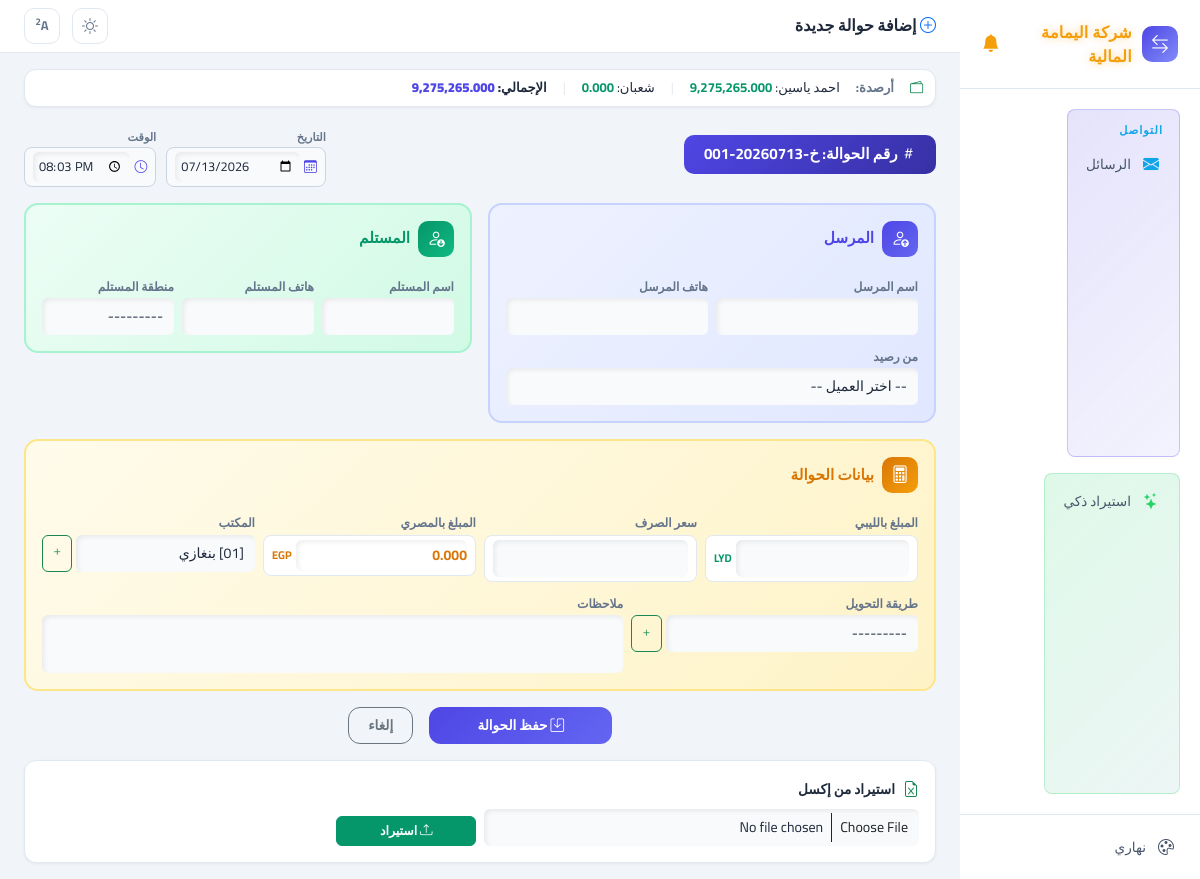
/transactions/add/, run on an earlier commit of the app's database.
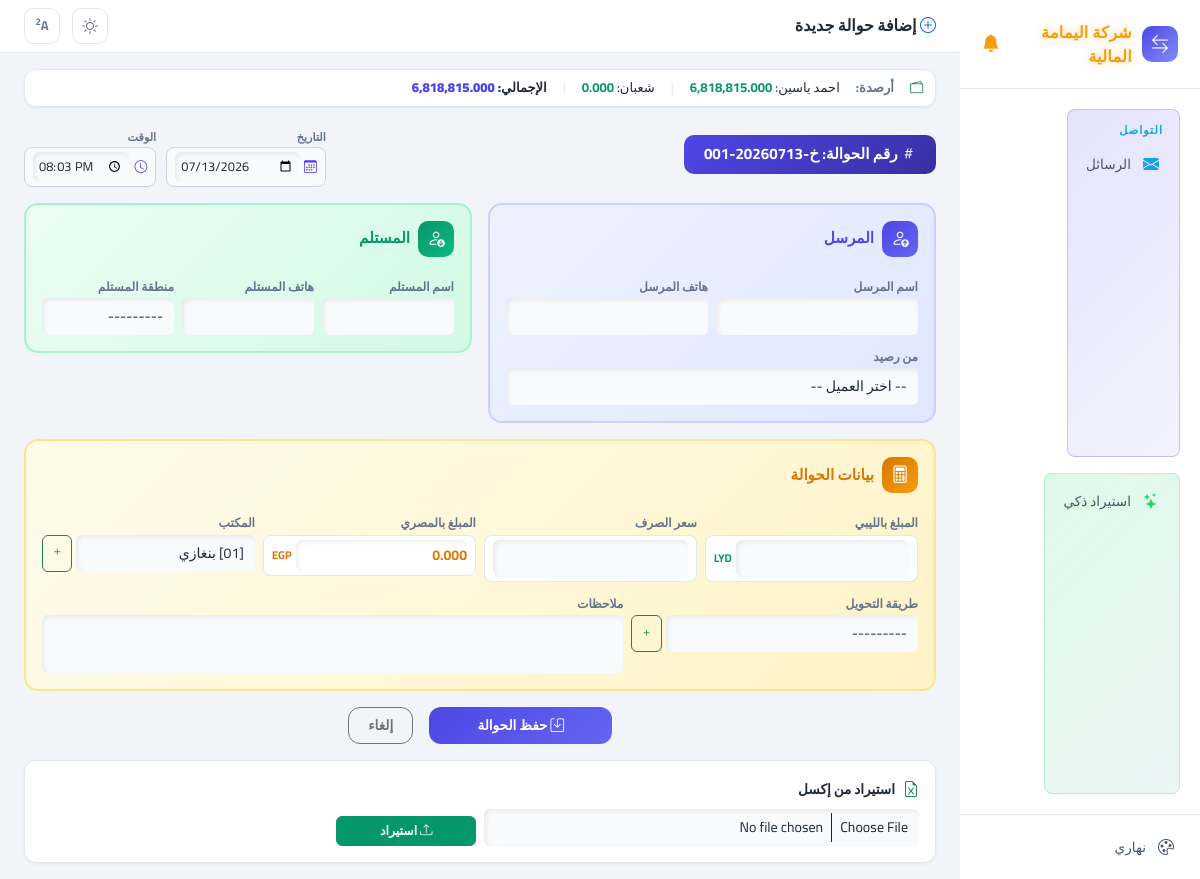
And on a later commit of the database.
### access_app/models.py (models this page shows, shortened)
class ClientBalance(models.Model):
    name = models.CharField(max_length=200, verbose_name="الاسم")
    phone = models.CharField(max_length=20, verbose_name="رقم الهاتف", blank=True, null=True)
    egp_balance = models.FloatField(verbose_name="الرصيد المصري", default=0)
    lyd_balance = models.FloatField(verbose_name="الرصيد الليبي", default=0)
    last_updated = models.DateTimeField(verbose_name="آخر تحديث", auto_now=True)
    class Meta:
        verbose_name = "رصيد عميل"
        verbose_name_plural = "أرصدة العملاء"

### access_app/views.py (the view, shortened to what this page needs)
# urls.py: path('transactions/add/', views.add_transaction, name='add_transaction'),
def add_transaction(request):
    now_str = datetime.now().strftime("%Y-%m-%d")
    time_str = datetime.now().strftime("%H:%M")
    next_num = _next_order_number()
    form = DatabaseForm(initial={"order_number": next_num, "office_name": 1, "date": now_str, "time": time_str})
    clients, total_egp = _get_clients_with_remaining()
    offices = OfficeName.objects.all()
    return render(request, "form.html", {
        "title": "إضافة حوالة جديدة",
        "form": form,
        "submit_label": "حفظ الحوالة",
        "clients": clients,
        "total_egp": total_egp,
        "offices": offices,
    })

### access_app/templates/form.html (shortened to what this page needs)
{% extends "base.html" %}
{% load app_tags %}
{% block page_title %}<i class="bi bi-plus-circle text-primary"></i> {{ title }}{% endblock %}
{% block content %}
{% if clients %}
<div class="stat-card p-2 mb-3" style="padding:8px 12px !important;">
    <div class="d-flex align-items-center gap-3 flex-wrap" style="font-size:0.82rem;">
        <i class="bi bi-wallet2 text-success"></i>
        <span style="font-weight:700;color:var(--text-muted);">أرصدة:</span>
        {% for c in clients %}
        <span style="white-space:nowrap;">{{ c.name }}: <strong style="color:{% if c.remaining_egp < 0 %}var(--danger){% else %}var(--success){% endif %};">{{ c.remaining_egp|fmt }}</strong></span>
        {% if not forloop.last %}<span style="color:var(--card-border);">|</span>{% endif %}
        {% endfor %}
        <span style="color:var(--card-border);">|</span>
        <span style="white-space:nowrap;font-weight:800;">الإجمالي: <strong style="color:var(--primary);">{{ total_egp|fmt }}</strong></span>
    </div>
</div>
{% endif %}
<form method="POST">
    <div class="d-flex align-items-center justify-content-between mb-3">
        <div style="background:linear-gradient(135deg,var(--primary),var(--primary-dark));color:#fff;padding:8px 20px;border-radius:10px;font-weight:700;font-size:0.95rem;">
            <i class="bi bi-hash"></i> رقم الحوالة: {{ form.order_number.value }}
        </div>
        <div style="display:flex;gap:10px;">
            <div class="order-box">
                <label style="font-size:0.7rem;color:var(--text-muted);font-weight:600;">التاريخ</label>
                <div style="display:flex;align-items:center;gap:4px;background:var(--input-bg);border:1px solid var(--input-border);border-radius:8px;padding:4px 8px;">
                    <i class="bi bi-calendar3" style="color:var(--primary);font-size:0.8rem;"></i>
                    {{ form.date }}
                </div>
            </div>
            <div class="order-box">
                <label style="font-size:0.7rem;color:var(--text-muted);font-weight:600;">الوقت</label>
                <div style="display:flex;align-items:center;gap:4px;background:var(--input-bg);border:1px solid var(--input-border);border-radius:8px;padding:4px 8px;">
                    <i class="bi bi-clock" style="color:var(--primary);font-size:0.8rem;"></i>
                    {{ form.time }}
                </div>
            </div>
        </div>
    </div>
    <div class="row g-3 mb-3">
        <div class="col-md-6">
            <div class="sender-box p-3">
                <div class="d-flex align-items-center gap-2 mb-3">
                    <div style="background:linear-gradient(135deg,#4f46e5,#6366f1);color:#fff;width:36px;height:36px;border-radius:10px;display:flex;align-items:center;justify-content:center;font-size:1.1rem;">
                        <i class="bi bi-person-up"></i>
                    </div>
                    <span style="font-weight:700;font-size:0.95rem;color:#4f46e5;">المرسل</span>
                </div>
                <div class="row g-2">
                    <div class="col-md-6">
                        <label class="form-label">اسم المرسل</label>
                        {{ form.sender_name }}
                    </div>
                    <div class="col-md-6">
                        <label class="form-label">هاتف المرسل</label>
                        {{ form.sender_tele }}
                    </div>
                    <div class="col-12">
                        <label class="form-label">من رصيد</label>
                        <select name="from_source" class="form-select form-select-sm" id="id_from_source">
                            <option value="">-- اختر العميل --</option>
                        </select>
                    </div>
                </div>
            </div>
        </div>
        <div class="col-md-6">
            <div class="receiver-box p-3">
                <div class="d-flex align-items-center gap-2 mb-3">
                    <div style="background:linear-gradient(135deg,#059669,#10b981);color:#fff;width:36px;height:36px;border-radius:10px;display:flex;align-items:center;justify-content:center;font-size:1.1rem;">
                        <i class="bi bi-person-down"></i>
                    </div>
                    <span style="font-weight:700;font-size:0.95rem;color:#059669;">المستلم</span>
                </div>
                <div class="row g-2">
                    <div class="col-md-4">
                        <label class="form-label">اسم المستلم</label>
                        {{ form.receiver_name }}
                    </div>
                    <div class="col-md-4">
                        <label class="form-label">هاتف المستلم</label>
                        {{ form.receiver_tele }}
                    </div>
                    <div class="col-md-4">
                        <label class="form-label">منطقة المستلم</label>
                        {{ form.receiver_region }}
                    </div>
                </div>
            </div>
        </div>
    </div>
    <div class="calc-box p-3 mb-3">
        <div class="d-flex align-items-center gap-2 mb-3">
            <div style="background:linear-gradient(135deg,#d97706,#f59e0b);color:#fff;width:36px;height:36px;border-radius:10px;display:flex;align-items:center;justify-content:center;font-size:1.1rem;">
                <i class="bi bi-calculator"></i>
            </div>
            <span style="font-weight:700;font-size:0.95rem;color:#d97706;">بيانات الحوالة</span>
        </div>
        <div class="row g-2">
            <div class="col-md-3">
                <label class="form-label">المبلغ بالليبي</label>
                <div style="display:flex;align-items:center;gap:4px;background:#fff;border:1px solid #e2e8f0;border-radius:8px;padding:4px 8px;">
                    {{ form.transfer_amount }}
                    <span style="font-size:0.7rem;color:#059669;font-weight:700;white-space:nowrap;">LYD</span>
                </div>
            </div>
            <div class="col-md-3">
                <label class="form-label">سعر الصرف</label>
                <div style="display:flex;align-items:center;gap:4px;background:#fff;border:1px solid #e2e8f0;border-radius:8px;padding:4px 8px;">
                    {{ form.exchange_rate }}
                </div>
            </div>
            <div class="col-md-3">
                <label class="form-label">المبلغ بالمصري</label>
                <div style="display:flex;align-items:center;gap:4px;background:#fff;border:1px solid #e2e8f0;border-radius:8px;padding:4px 8px;">
                    <input type="text" id="id_transfered_amount_display" class="form-control form-control-sm" readonly style="background:transparent;border:none;font-weight:700;color:#d97706;padding:0;">
                    <span style="font-size:0.7rem;color:#d97706;font-weight:700;white-space:nowrap;">EGP</span>
                </div>
            </div>
            <div class="col-md-3">
                <label class="form-label">المكتب</label>
                <div style="display:flex;gap:4px;">
                    <select name="office_name" class="form-select form-select-sm" id="id_office_name">
                        {% for o in offices %}
                        <option value="{{ o.id }}" {% if form.office_name.value|stringformat:"s" == o.id|stringformat:"s" %}selected{% endif %}>[{{ o.code }}] {{ o.office_name }}</option>
                        {% endfor %}
                    </select>
                    <button type="button" class="btn btn-outline-success btn-sm" onclick="addOffice()" style="padding:2px 8px;"><i class="bi bi-plus"></i></button>
                </div>
            </div>
            <div class="col-md-4">
                <label class="form-label">طريقة التحويل</label>
                <div style="display:flex;gap:4px;">
                    {{ form.transfer_type }}
                    <button type="button" class="btn btn-outline-success btn-sm" onclick="addTransferType()" style="padding:2px 8px;"><i class="bi bi-plus"></i></button>
                </div>
            </div>
            <div class="col-md-8">
                <label class="form-label">ملاحظات</label>
                {{ form.remarks }}
            </div>
        </div>
    </div>
    <div class="d-flex justify-content-center gap-3">
        <button type="submit" class="btn btn-primary btn-lg px-5" style="border-radius:12px;background:linear-gradient(135deg,#4f46e5,#6366f1);border:none;font-weight:700;" onclick="return confirm('هل أنت متأكد من إتمام عملية التحويل؟')">
            <i class="bi bi-save"></i> {{ submit_label }}
        </button>
        <a href="{% url 'transactions' %}" class="btn btn-outline-secondary btn-lg" style="border-radius:12px;">إلغاء</a>
    </div>
</form>
<div class="stat-card mt-3 p-3">
    <div class="d-flex align-items-center gap-2 mb-2">
        <i class="bi bi-file-earmark-excel text-success"></i>
        <span style="font-weight:700;font-size:0.85rem;">استيراد من إكسل</span>
    </div>
    <form method="POST" enctype="multipart/form-data">
        <div class="row g-2 align-items-end">
            <div class="col-md-6">
                <input type="file" name="excel_file" class="form-control form-control-sm" accept=".xlsx,.xls" required>
            </div>
            <div class="col-md-2">
                <button type="submit" class="btn btn-success btn-sm w-100"><i class="bi bi-upload"></i> استيراد</button>
            </div>
        </div>
    </form>
</div>
{% endblock %}

### access_app/templates/base.html (shortened to what this page needs)
<!DOCTYPE html>
<html lang="ar" dir="rtl">
<head>
    <link href="https://cdn.jsdelivr.net/npm/bootstrap@5.3.0/dist/css/bootstrap.min.css" rel="stylesheet">
    <link href="https://cdn.jsdelivr.net/npm/bootstrap-icons@1.11.0/font/bootstrap-icons.css" rel="stylesheet">
</head>
<body>
    <div class="app-layout">
        <div class="sidebar" id="sidebar">
            <div class="brand">
                <div class="logo"><i class="bi bi-arrow-left-right"></i></div>
                <span>شركة اليمامة المالية</span>
                <div style="margin-right:auto;position:relative;cursor:pointer" onclick="window.location.href='{% url 'messages_inbox' %}'" title="الرسائل">
                    <i class="bi bi-bell-fill" style="font-size:1.1rem;color:#f59e0b;animation:none" id="bellIcon"></i>
                </div>
            </div>
            <div class="nav">
                <div class="sec-box" style="margin-top:8px">
                    <div class="nav-section" style="color:#0ea5e9;padding:4px 8px 6px;">التواصل</div>
                    <a href="{% url 'messages_inbox' %}" class="nav-item" style="padding:7px 10px;{% if '/messages/' in request.path %}background:var(--sidebar-active);color:#fff;{% endif %}">
                        <i class="bi bi-envelope-fill" style="color:#0ea5e9;"></i> الرسائل
                    </a>
                </div>
                <div class="sec-box" style="margin-top:8px;background:linear-gradient(135deg,rgba(37,211,102,0.15),rgba(18,140,126,0.08));border-color:rgba(37,211,102,0.25)">
                    <a href="{% url 'smart_import' %}" class="nav-item" style="padding:7px 10px;{% if '/smart-import/' in request.path %}background:var(--sidebar-active);color:#fff;{% endif %}">
                        <i class="bi bi-stars" style="color:#25d366;"></i> استيراد ذكي
                    </a>
                </div>
            </div>
            <div class="sidebar-footer">
                <a class="nav-item" data-action="toggleTheme"><i class="bi bi-palette"></i> <span id="themeLabel">السمات</span></a>
            </div>
        </div>
        <div class="main-area">
            <div class="topbar">
                <div class="page-title">
                    <h4>{% block page_title %}{% endblock %}</h4>
                </div>
                <div class="topbar-actions">
                    <div class="btn-icon" data-action="toggleTheme" title="السمات اللونية"><i class="bi bi-palette" id="themeIcon"></i></div>
                    <div class="btn-icon" data-action="toggleFontSize" title="حجم الخط" style="font-weight:700;font-size:0.8rem;"><span id="fontIcon">A</span><sup id="fontSizeLabel" style="font-size:0.6rem;">1</sup></div>
                </div>
            </div>
            <div class="page-content">
                {% block content %}{% endblock %}
            </div>
        </div>
    </div>
</body>
</html>

What changed in the data, as far as the page shows it:
changed ClientBalance "احمد ياسين": remaining_egp|fmt "9,275,265.000" → "6,818,815.000"
Also different on the page:
{{ total_egp|fmt }}: "9,275,265.000" → "6,818,815.000"
